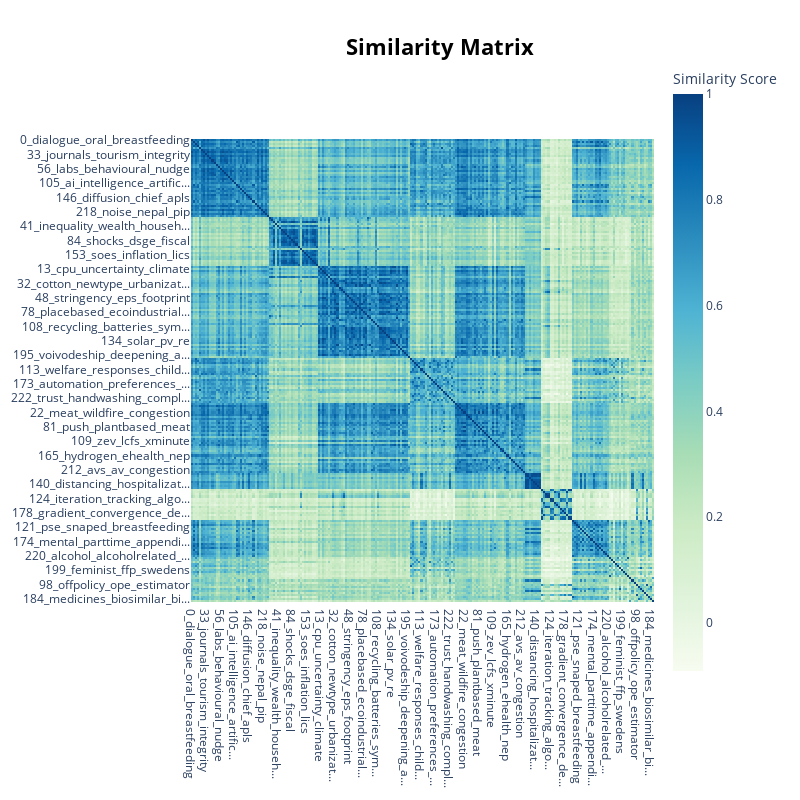

Source (notebook cell):
### Markdown cell above
---

### Code cell
# Default
# Visualize topic similarity using heatmap (self similarity)
hm = topic_model.visualize_heatmap(n_clusters=10)
#hm.write_html(f"{ROOT_FOLDER_PATH}/heatmap_updated.html")
hm

### Figure 1 — Plotly figure (JSON) as saved in the notebook; plotly's stock layout.template omitted (floating-point values rounded to 4 significant figures; data arrays with more than 128 entries replaced by an {"elided": "..."} marker saying what was removed)
{"data": [{"coloraxis": "coloraxis", "hovertemplate": "x: %{x}<br>y: %{y}<br>Similarity Score: %{z}<extra></extra>", "name": "0", "type": "heatmap", "x": {"elided": "226 str values"}, "xaxis": "x", "y": {"elided": "226 str values"}, "yaxis": "y", "z": {"elided": "226x226 float values"}}], "layout": {"coloraxis": {"colorbar": {"title": {"text": "Similarity Score"}}, "colorscale": [[0, "rgb(247,252,240)"], [0.125, "rgb(224,243,219)"], [0.25, "rgb(204,235,197)"], [0.375, "rgb(168,221,181)"], [0.5, "rgb(123,204,196)"], [0.625, "rgb(78,179,211)"], [0.75, "rgb(43,140,190)"], [0.875, "rgb(8,104,172)"], [1, "rgb(8,64,129)"]]}, "height": 800, "hoverlabel": {"bgcolor": "white", "font": {"family": "Rockwell", "size": 16}}, "legend": {"title": {"text": "Trend"}}, "margin": {"t": 60}, "showlegend": true, "title": {"font": {"color": "Black", "size": 22}, "text": "<b>Similarity Matrix</b>", "x": 0.55, "xanchor": "center", "y": 0.95, "yanchor": "top"}, "width": 800, "xaxis": {"anchor": "y", "constrain": "domain", "domain": [0, 1], "scaleanchor": "y"}, "yaxis": {"anchor": "x", "autorange": "reversed", "constrain": "domain", "domain": [0, 1]}}}
